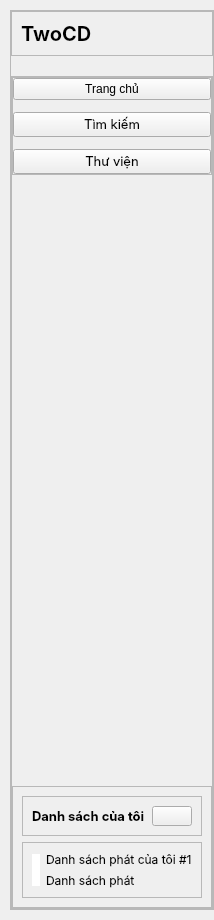
     <widget class="QWidget" name="leftmenu" native="true">
      <property name="minimumSize">
       <size>
        <width>200</width>
        <height>920</height>
       </size>
      </property>
      <property name="maximumSize">
       <size>
        <width>250</width>
        <height>10000</height>
       </size>
      </property>
      <layout class="QVBoxLayout" name="verticalLayout_35">
       <property name="spacing">
        <number>10</number>
       </property>
       <property name="leftMargin">
        <number>10</number>
       </property>
       <property name="topMargin">
        <number>10</number>
       </property>
       <property name="rightMargin">
        <number>0</number>
       </property>
       <property name="bottomMargin">
        <number>10</number>
       </property>
       <item>
        <widget class="QFrame" name="frame_11">
         <property name="frameShape">
          <enum>QFrame::StyledPanel</enum>
         </property>
         <property name="frameShadow">
          <enum>QFrame::Raised</enum>
         </property>
         <layout class="QVBoxLayout" name="verticalLayout_33">
          <property name="spacing">
           <number>20</number>
          </property>
          <property name="leftMargin">
           <number>0</number>
          </property>
          <property name="topMargin">
           <number>0</number>
          </property>
          <property name="rightMargin">
           <number>0</number>
          </property>
          <property name="bottomMargin">
           <number>0</number>
          </property>
          <item>
           <widget class="QFrame" name="frame_12">
            <property name="frameShape">
             <enum>QFrame::StyledPanel</enum>
            </property>
            <property name="frameShadow">
             <enum>QFrame::Raised</enum>
            </property>
            <layout class="QHBoxLayout" name="horizontalLayout_10">
             <item alignment="Qt::AlignTop">
              <widget class="QLabel" name="label_32">
               <property name="font">
                <font>
                 <family>Inter</family>
                 <pointsize>15</pointsize>
                 <weight>75</weight>
                 <bold>true</bold>
                </font>
               </property>
               <property name="text">
                <string>TwoCD</string>
               </property>
              </widget>
             </item>
            </layout>
           </widget>
          </item>
          <item>
           <widget class="QFrame" name="frame_13">
            <property name="sizePolicy">
             <sizepolicy hsizetype="Preferred" vsizetype="Expanding">
              <horstretch>0</horstretch>
              <verstretch>0</verstretch>
             </sizepolicy>
            </property>
            <property name="frameShape">
             <enum>QFrame::StyledPanel</enum>
            </property>
            <property name="frameShadow">
             <enum>QFrame::Raised</enum>
            </property>
            <layout class="QVBoxLayout" name="verticalLayout_37">
             <property name="spacing">
              <number>0</number>
             </property>
             <property name="leftMargin">
              <number>0</number>
             </property>
             <property name="topMargin">
              <number>0</number>
             </property>
             <property name="rightMargin">
              <number>0</number>
             </property>
             <property name="bottomMargin">
              <number>0</number>
             </property>
             <item alignment="Qt::AlignTop">
              <widget class="QFrame" name="frame_15">
               <property name="frameShape">
                <enum>QFrame::StyledPanel</enum>
               </property>
               <property name="frameShadow">
                <enum>QFrame::Raised</enum>
               </property>
               <layout class="QVBoxLayout" name="verticalLayout_36">
                <property name="spacing">
                 <number>12</number>
                </property>
                <property name="leftMargin">
                 <number>0</number>
                </property>
                <property name="topMargin">
                 <number>0</number>
                </property>
                <property name="rightMargin">
                 <number>0</number>
                </property>
                <property name="bottomMargin">
                 <number>0</number>
                </property>
                <item>
                 <widget class="QPushButton" name="pushButton_4">
                  <property name="text">
                   <string>Trang chủ</string>
                  </property>
                  <property name="icon">
                   <iconset>
                    <normaloff>resources.qrc/home.svg</normaloff>resources.qrc/home.svg</iconset>
                  </property>
                  <property name="iconSize">
                   <size>
                    <width>24</width>
                    <height>24</height>
                   </size>
                  </property>
                 </widget>
                </item>
                <item>
                 <widget class="QPushButton" name="pushButton_5">
                  <property name="font">
                   <font>
                    <family>Inter</family>
                    <pointsize>10</pointsize>
                   </font>
                  </property>
                  <property name="text">
                   <string>Tìm kiếm</string>
                  </property>
                  <property name="icon">
                   <iconset>
                    <normaloff>resources.qrc/search.svg</normaloff>resources.qrc/search.svg</iconset>
                  </property>
                  <property name="iconSize">
                   <size>
                    <width>24</width>
                    <height>24</height>
                   </size>
                  </property>
                 </widget>
                </item>
                <item>
                 <widget class="QPushButton" name="pushButton_6">
                  <property name="font">
                   <font>
                    <family>Inter</family>
                    <pointsize>10</pointsize>
                   </font>
                  </property>
                  <property name="text">
                   <string>Thư viện</string>
                  </property>
                  <property name="icon">
                   <iconset>
                    <normaloff>resources.qrc/playlist.svg</normaloff>resources.qrc/playlist.svg</iconset>
                  </property>
                  <property name="iconSize">
                   <size>
                    <width>24</width>
                    <height>24</height>
                   </size>
                  </property>
                 </widget>
                </item>
               </layout>
              </widget>
             </item>
             <item>
              <widget class="QFrame" name="frame_25">
               <property name="sizePolicy">
                <sizepolicy hsizetype="Preferred" vsizetype="Expanding">
                 <horstretch>0</horstretch>
                 <verstretch>0</verstretch>
                </sizepolicy>
               </property>
               <property name="maximumSize">
                <size>
                 <width>210</width>
                 <height>122</height>
                </size>
               </property>
               <property name="font">
                <font>
                 <family>Inter</family>
                </font>
               </property>
               <property name="layoutDirection">
                <enum>Qt::RightToLeft</enum>
               </property>
               <property name="frameShape">
                <enum>QFrame::StyledPanel</enum>
               </property>
               <property name="frameShadow">
                <enum>QFrame::Raised</enum>
               </property>
               <layout class="QVBoxLayout" name="verticalLayout_40">
                <item>
                 <widget class="QFrame" name="frame_27">
                  <property name="maximumSize">
                   <size>
                    <width>210</width>
                    <height>40</height>
                   </size>
                  </property>
                  <property name="frameShape">
                   <enum>QFrame::StyledPanel</enum>
                  </property>
                  <property name="frameShadow">
                   <enum>QFrame::Raised</enum>
                  </property>
                  <layout class="QHBoxLayout" name="horizontalLayout_15">
                   <item>
                    <widget class="QPushButton" name="pushButton_8">
                     <property name="sizePolicy">
                      <sizepolicy hsizetype="Fixed" vsizetype="Fixed">
                       <horstretch>0</horstretch>
                       <verstretch>0</verstretch>
                      </sizepolicy>
                     </property>
                     <property name="maximumSize">
                      <size>
                       <width>40</width>
                       <height>40</height>
                      </size>
                     </property>
                     <property name="text">
                      <string/>
                     </property>
                     <property name="icon">
                      <iconset>
                       <normaloff>resources.qrc/plus.svg</normaloff>resources.qrc/plus.svg</iconset>
                     </property>
                    </widget>
                   </item>
                   <item>
                    <widget class="QLabel" name="label_37">
                     <property name="maximumSize">
                      <size>
                       <width>180</width>
                       <height>28</height>
                      </size>
                     </property>
                     <property name="font">
                      <font>
                       <family>Inter</family>
                       <pointsize>10</pointsize>
                       <weight>75</weight>
                       <bold>true</bold>
                      </font>
                     </property>
                     <property name="text">
                      <string>Danh sách của tôi</string>
                     </property>
                    </widget>
                   </item>
                  </layout>
                 </widget>
                </item>
                <item>
                 <widget class="QFrame" name="frame_26">
                  <property name="frameShape">
                   <enum>QFrame::StyledPanel</enum>
                  </property>
                  <property name="frameShadow">
                   <enum>QFrame::Raised</enum>
                  </property>
                  <layout class="QHBoxLayout" name="horizontalLayout_14">
                   <item>
                    <layout class="QVBoxLayout" name="verticalLayout_39">
                     <item>
                      <widget class="QLabel" name="label_62">
                       <property name="font">
                        <font>
                         <family>Inter</family>
                        </font>
                       </property>
                       <property name="text">
                        <string>Danh sách phát của tôi #1</string>
                       </property>
                      </widget>
                     </item>
                     <item>
                      <widget class="QLabel" name="label_39">
                       <property name="font">
                        <font>
                         <family>Inter</family>
                        </font>
                       </property>
                       <property name="text">
                        <string>Danh sách phát</string>
                       </property>
                      </widget>
                     </item>
                    </layout>
                   </item>
                   <item>
                    <widget class="QLabel" name="label_36">
                     <property name="maximumSize">
                      <size>
                       <width>32</width>
                       <height>32</height>
                      </size>
                     </property>
                     <property name="styleSheet">
                      <string notr="true">#label_36{
background-color: #fff;
}</string>
                     </property>
                     <property name="text">
                      <string/>
                     </property>
                     <property name="pixmap">
                      <pixmap>resources.qrc/itunes.svg</pixmap>
                     </property>
                     <property name="scaledContents">
                      <bool>true</bool>
                     </property>
                    </widget>
                   </item>
                  </layout>
                 </widget>
                </item>
               </layout>
              </widget>
             </item>
            </layout>
           </widget>
          </item>
         </layout>
        </widget>
       </item>
      </layout>
     </widget>
